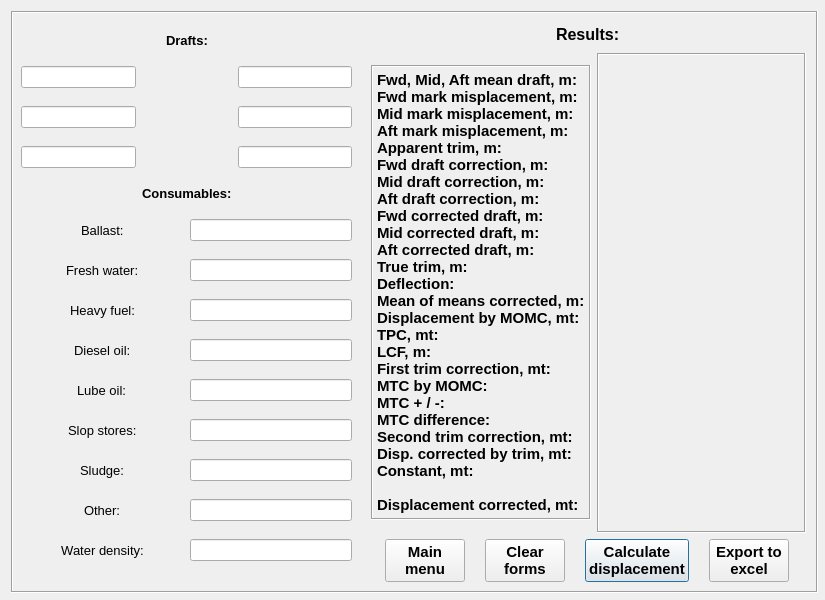
<?xml version="1.0" encoding="UTF-8"?>
<ui version="4.0">
 <class>Form</class>
 <widget class="QWidget" name="Form">
  <property name="geometry">
   <rect>
    <x>0</x>
    <y>0</y>
    <width>825</width>
    <height>600</height>
   </rect>
  </property>
  <property name="minimumSize">
   <size>
    <width>825</width>
    <height>600</height>
   </size>
  </property>
  <property name="windowTitle">
   <string>Draft survey HC Bea-Luna</string>
  </property>
  <layout class="QGridLayout" name="gridLayout_3">
   <item row="1" column="0">
    <spacer name="horizontalSpacer">
     <property name="orientation">
      <enum>Qt::Horizontal</enum>
     </property>
     <property name="sizeHint" stdset="0">
      <size>
       <width>40</width>
       <height>20</height>
      </size>
     </property>
    </spacer>
   </item>
   <item row="1" column="2">
    <widget class="QFrame" name="frame">
     <property name="minimumSize">
      <size>
       <width>807</width>
       <height>582</height>
      </size>
     </property>
     <property name="frameShape">
      <enum>QFrame::Box</enum>
     </property>
     <property name="frameShadow">
      <enum>QFrame::Sunken</enum>
     </property>
     <widget class="QWidget" name="layoutWidget">
      <property name="geometry">
       <rect>
        <x>10</x>
        <y>10</y>
        <width>331</width>
        <height>561</height>
       </rect>
      </property>
      <layout class="QGridLayout" name="gridLayout">
       <item row="10" column="0" colspan="2" alignment="Qt::AlignHCenter">
        <widget class="QLabel" name="slops_l">
         <property name="font">
          <font>
           <family>Tahoma</family>
           <pointsize>10</pointsize>
          </font>
         </property>
         <property name="text">
          <string>Slop stores:</string>
         </property>
        </widget>
       </item>
       <item row="2" column="0">
        <widget class="QLineEdit" name="M_ps_line">
         <property name="toolTip">
          <string>&lt;html&gt;&lt;head/&gt;&lt;body&gt;&lt;p align=&quot;center&quot;&gt;&lt;span style=&quot; font-family:'Consolas'; color:#6a8759;&quot;&gt;Applicable draft values only: 2 - 7.8&lt;/span&gt;&lt;/p&gt;&lt;/body&gt;&lt;/html&gt;</string>
         </property>
         <property name="alignment">
          <set>Qt::AlignCenter</set>
         </property>
        </widget>
       </item>
       <item row="8" column="2" colspan="2">
        <widget class="QLineEdit" name="mgo_f">
         <property name="alignment">
          <set>Qt::AlignCenter</set>
         </property>
        </widget>
       </item>
       <item row="9" column="0" colspan="2" alignment="Qt::AlignHCenter">
        <widget class="QLabel" name="lo_l">
         <property name="font">
          <font>
           <family>Tahoma</family>
           <pointsize>10</pointsize>
          </font>
         </property>
         <property name="text">
          <string>Lube oil:</string>
         </property>
        </widget>
       </item>
       <item row="8" column="0" colspan="2" alignment="Qt::AlignHCenter">
        <widget class="QLabel" name="mgo_l">
         <property name="font">
          <font>
           <family>Tahoma</family>
           <pointsize>10</pointsize>
          </font>
         </property>
         <property name="text">
          <string>Diesel oil:</string>
         </property>
        </widget>
       </item>
       <item row="10" column="2" colspan="2">
        <widget class="QLineEdit" name="slops_f">
         <property name="alignment">
          <set>Qt::AlignCenter</set>
         </property>
        </widget>
       </item>
       <item row="3" column="0">
        <widget class="QLineEdit" name="A_ps_line">
         <property name="toolTip">
          <string>&lt;html&gt;&lt;head/&gt;&lt;body&gt;&lt;p align=&quot;center&quot;&gt;&lt;span style=&quot; font-family:'Consolas'; color:#6a8759;&quot;&gt;Applicable draft values only: 2 - 7.8&lt;/span&gt;&lt;/p&gt;&lt;/body&gt;&lt;/html&gt;</string>
         </property>
         <property name="alignment">
          <set>Qt::AlignCenter</set>
         </property>
        </widget>
       </item>
       <item row="3" column="3">
        <widget class="QLineEdit" name="A_ss_line">
         <property name="toolTip">
          <string>&lt;html&gt;&lt;head/&gt;&lt;body&gt;&lt;p align=&quot;center&quot;&gt;&lt;span style=&quot; font-family:'Consolas'; color:#6a8759;&quot;&gt;Applicable draft values only: 2 - 7.8&lt;/span&gt;&lt;/p&gt;&lt;/body&gt;&lt;/html&gt;</string>
         </property>
         <property name="alignment">
          <set>Qt::AlignCenter</set>
         </property>
        </widget>
       </item>
       <item row="12" column="0" colspan="2" alignment="Qt::AlignHCenter">
        <widget class="QLabel" name="other_l">
         <property name="font">
          <font>
           <family>Tahoma</family>
           <pointsize>10</pointsize>
          </font>
         </property>
         <property name="text">
          <string>Other:</string>
         </property>
        </widget>
       </item>
       <item row="13" column="2" colspan="2">
        <widget class="QLineEdit" name="dens_f">
         <property name="alignment">
          <set>Qt::AlignCenter</set>
         </property>
        </widget>
       </item>
       <item row="12" column="2" colspan="2">
        <widget class="QLineEdit" name="other_f">
         <property name="alignment">
          <set>Qt::AlignCenter</set>
         </property>
        </widget>
       </item>
       <item row="7" column="0" colspan="2" alignment="Qt::AlignHCenter">
        <widget class="QLabel" name="hfo_l">
         <property name="font">
          <font>
           <family>Tahoma</family>
           <pointsize>10</pointsize>
          </font>
         </property>
         <property name="text">
          <string>Heavy fuel:</string>
         </property>
        </widget>
       </item>
       <item row="11" column="0" colspan="2" alignment="Qt::AlignHCenter">
        <widget class="QLabel" name="sludge_l">
         <property name="font">
          <font>
           <family>Tahoma</family>
           <pointsize>10</pointsize>
          </font>
         </property>
         <property name="text">
          <string>Sludge:</string>
         </property>
        </widget>
       </item>
       <item row="6" column="2" colspan="2">
        <widget class="QLineEdit" name="fw_f">
         <property name="alignment">
          <set>Qt::AlignCenter</set>
         </property>
        </widget>
       </item>
       <item row="9" column="2" colspan="2">
        <widget class="QLineEdit" name="lo_f">
         <property name="alignment">
          <set>Qt::AlignCenter</set>
         </property>
        </widget>
       </item>
       <item row="6" column="0" colspan="2" alignment="Qt::AlignHCenter">
        <widget class="QLabel" name="fw_l">
         <property name="font">
          <font>
           <family>Tahoma</family>
           <pointsize>10</pointsize>
          </font>
         </property>
         <property name="text">
          <string>Fresh water:</string>
         </property>
        </widget>
       </item>
       <item row="5" column="2" colspan="2">
        <widget class="QLineEdit" name="ballast_f">
         <property name="alignment">
          <set>Qt::AlignCenter</set>
         </property>
        </widget>
       </item>
       <item row="11" column="2" colspan="2">
        <widget class="QLineEdit" name="sludge_f">
         <property name="alignment">
          <set>Qt::AlignCenter</set>
         </property>
        </widget>
       </item>
       <item row="1" column="3">
        <widget class="QLineEdit" name="F_ss_line">
         <property name="sizePolicy">
          <sizepolicy hsizetype="Preferred" vsizetype="Fixed">
           <horstretch>0</horstretch>
           <verstretch>0</verstretch>
          </sizepolicy>
         </property>
         <property name="minimumSize">
          <size>
           <width>0</width>
           <height>0</height>
          </size>
         </property>
         <property name="toolTip">
          <string>&lt;html&gt;&lt;head/&gt;&lt;body&gt;&lt;pre align=&quot;center&quot; style=&quot; margin-top:12px; margin-bottom:12px; margin-left:0px; margin-right:0px; -qt-block-indent:0; text-indent:0px; background-color:#2b2b2b;&quot;&gt;&lt;span style=&quot; font-family:'Consolas'; color:#6a8759;&quot;&gt;Applicable draft values only: 2 - 7.8&lt;/span&gt;&lt;/pre&gt;&lt;/body&gt;&lt;/html&gt;</string>
         </property>
         <property name="alignment">
          <set>Qt::AlignCenter</set>
         </property>
        </widget>
       </item>
       <item row="4" column="1" colspan="2" alignment="Qt::AlignHCenter">
        <widget class="QLabel" name="label_stores">
         <property name="sizePolicy">
          <sizepolicy hsizetype="Preferred" vsizetype="Maximum">
           <horstretch>0</horstretch>
           <verstretch>0</verstretch>
          </sizepolicy>
         </property>
         <property name="font">
          <font>
           <family>Tahoma</family>
           <pointsize>10</pointsize>
           <weight>75</weight>
           <bold>true</bold>
          </font>
         </property>
         <property name="layoutDirection">
          <enum>Qt::LeftToRight</enum>
         </property>
         <property name="text">
          <string>Consumables:</string>
         </property>
         <property name="alignment">
          <set>Qt::AlignLeading|Qt::AlignLeft|Qt::AlignVCenter</set>
         </property>
        </widget>
       </item>
       <item row="5" column="0" colspan="2" alignment="Qt::AlignHCenter">
        <widget class="QLabel" name="ballast_l">
         <property name="font">
          <font>
           <family>Tahoma</family>
           <pointsize>10</pointsize>
          </font>
         </property>
         <property name="text">
          <string>Ballast:</string>
         </property>
        </widget>
       </item>
       <item row="0" column="1" colspan="2" alignment="Qt::AlignHCenter">
        <widget class="QLabel" name="drafts_label">
         <property name="sizePolicy">
          <sizepolicy hsizetype="Preferred" vsizetype="Maximum">
           <horstretch>0</horstretch>
           <verstretch>0</verstretch>
          </sizepolicy>
         </property>
         <property name="font">
          <font>
           <family>Tahoma</family>
           <pointsize>10</pointsize>
           <weight>75</weight>
           <bold>true</bold>
          </font>
         </property>
         <property name="midLineWidth">
          <number>1</number>
         </property>
         <property name="text">
          <string>Drafts:</string>
         </property>
        </widget>
       </item>
       <item row="7" column="2" colspan="2">
        <widget class="QLineEdit" name="hfo_f">
         <property name="alignment">
          <set>Qt::AlignCenter</set>
         </property>
        </widget>
       </item>
       <item row="1" column="0">
        <widget class="QLineEdit" name="F_ps_line">
         <property name="toolTip">
          <string>&lt;html&gt;&lt;head/&gt;&lt;body&gt;&lt;pre align=&quot;center&quot; style=&quot; margin-top:12px; margin-bottom:12px; margin-left:0px; margin-right:0px; -qt-block-indent:0; text-indent:0px; background-color:#2b2b2b;&quot;&gt;&lt;span style=&quot; font-family:'Consolas'; color:#6a8759;&quot;&gt;Applicable draft values only: 2 - 7.8&lt;/span&gt;&lt;/pre&gt;&lt;/body&gt;&lt;/html&gt;</string>
         </property>
         <property name="alignment">
          <set>Qt::AlignCenter</set>
         </property>
        </widget>
       </item>
       <item row="2" column="3">
        <widget class="QLineEdit" name="M_ss_line">
         <property name="toolTip">
          <string>&lt;html&gt;&lt;head/&gt;&lt;body&gt;&lt;p align=&quot;center&quot;&gt;&lt;span style=&quot; font-family:'Consolas'; color:#000000;&quot;&gt;Applicable draft values only: 2 - 7.8&lt;/span&gt;&lt;/p&gt;&lt;/body&gt;&lt;/html&gt;</string>
         </property>
         <property name="alignment">
          <set>Qt::AlignCenter</set>
         </property>
        </widget>
       </item>
       <item row="13" column="0" colspan="2">
        <widget class="QLabel" name="dens_l">
         <property name="font">
          <font>
           <family>Tahoma</family>
           <pointsize>10</pointsize>
          </font>
         </property>
         <property name="text">
          <string>Water density:</string>
         </property>
         <property name="alignment">
          <set>Qt::AlignCenter</set>
         </property>
        </widget>
       </item>
       <item row="1" column="1" rowspan="3" colspan="2">
        <widget class="QLabel" name="ship_lbl">
         <property name="text">
          <string/>
         </property>
         <property name="pixmap">
          <pixmap>img/ship_eng.jpg</pixmap>
         </property>
         <property name="scaledContents">
          <bool>true</bool>
         </property>
        </widget>
       </item>
      </layout>
     </widget>
     <widget class="QWidget" name="layoutWidget_2">
      <property name="geometry">
       <rect>
        <x>360</x>
        <y>10</y>
        <width>435</width>
        <height>561</height>
       </rect>
      </property>
      <layout class="QGridLayout" name="gridLayout_4">
       <item row="4" column="0" colspan="2">
        <layout class="QHBoxLayout" name="horizontalLayout_4">
         <item>
          <widget class="QPushButton" name="main_menu">
           <property name="sizePolicy">
            <sizepolicy hsizetype="Maximum" vsizetype="Maximum">
             <horstretch>0</horstretch>
             <verstretch>0</verstretch>
            </sizepolicy>
           </property>
           <property name="font">
            <font>
             <family>Tahoma</family>
             <pointsize>11</pointsize>
             <weight>75</weight>
             <bold>true</bold>
            </font>
           </property>
           <property name="text">
            <string>Main
menu</string>
           </property>
          </widget>
         </item>
         <item>
          <widget class="QPushButton" name="clear">
           <property name="sizePolicy">
            <sizepolicy hsizetype="Maximum" vsizetype="Maximum">
             <horstretch>0</horstretch>
             <verstretch>0</verstretch>
            </sizepolicy>
           </property>
           <property name="font">
            <font>
             <family>Tahoma</family>
             <pointsize>11</pointsize>
             <weight>75</weight>
             <bold>true</bold>
            </font>
           </property>
           <property name="text">
            <string>Clear
forms</string>
           </property>
          </widget>
         </item>
         <item>
          <widget class="QPushButton" name="countBtn">
           <property name="enabled">
            <bool>true</bool>
           </property>
           <property name="sizePolicy">
            <sizepolicy hsizetype="Fixed" vsizetype="Fixed">
             <horstretch>0</horstretch>
             <verstretch>0</verstretch>
            </sizepolicy>
           </property>
           <property name="font">
            <font>
             <family>Tahoma</family>
             <pointsize>11</pointsize>
             <weight>75</weight>
             <bold>true</bold>
            </font>
           </property>
           <property name="text">
            <string>Calculate
displacement</string>
           </property>
           <property name="autoDefault">
            <bool>true</bool>
           </property>
           <property name="default">
            <bool>true</bool>
           </property>
           <property name="flat">
            <bool>false</bool>
           </property>
          </widget>
         </item>
         <item>
          <widget class="QPushButton" name="export_2">
           <property name="sizePolicy">
            <sizepolicy hsizetype="Fixed" vsizetype="Fixed">
             <horstretch>0</horstretch>
             <verstretch>0</verstretch>
            </sizepolicy>
           </property>
           <property name="font">
            <font>
             <family>Tahoma</family>
             <pointsize>11</pointsize>
             <weight>75</weight>
             <bold>true</bold>
            </font>
           </property>
           <property name="text">
            <string>Export to 
excel</string>
           </property>
          </widget>
         </item>
        </layout>
       </item>
       <item row="1" column="1">
        <widget class="QLabel" name="result">
         <property name="sizePolicy">
          <sizepolicy hsizetype="MinimumExpanding" vsizetype="Fixed">
           <horstretch>0</horstretch>
           <verstretch>0</verstretch>
          </sizepolicy>
         </property>
         <property name="minimumSize">
          <size>
           <width>200</width>
           <height>480</height>
          </size>
         </property>
         <property name="font">
          <font>
           <family>Tahoma</family>
           <pointsize>11</pointsize>
           <weight>75</weight>
           <bold>true</bold>
          </font>
         </property>
         <property name="frameShape">
          <enum>QFrame::Box</enum>
         </property>
         <property name="frameShadow">
          <enum>QFrame::Sunken</enum>
         </property>
         <property name="text">
          <string/>
         </property>
         <property name="scaledContents">
          <bool>true</bool>
         </property>
         <property name="alignment">
          <set>Qt::AlignHCenter|Qt::AlignTop</set>
         </property>
        </widget>
       </item>
       <item row="0" column="0" colspan="2" alignment="Qt::AlignHCenter">
        <widget class="QLabel" name="result_l">
         <property name="font">
          <font>
           <family>Tahoma</family>
           <pointsize>12</pointsize>
           <weight>75</weight>
           <bold>true</bold>
          </font>
         </property>
         <property name="text">
          <string>Results:</string>
         </property>
        </widget>
       </item>
       <item row="1" column="0">
        <widget class="QLabel" name="result_lables">
         <property name="sizePolicy">
          <sizepolicy hsizetype="Maximum" vsizetype="Fixed">
           <horstretch>0</horstretch>
           <verstretch>0</verstretch>
          </sizepolicy>
         </property>
         <property name="font">
          <font>
           <family>Tahoma</family>
           <pointsize>11</pointsize>
           <weight>75</weight>
           <bold>true</bold>
          </font>
         </property>
         <property name="frameShape">
          <enum>QFrame::Box</enum>
         </property>
         <property name="frameShadow">
          <enum>QFrame::Sunken</enum>
         </property>
         <property name="text">
          <string>Fwd, Mid, Aft mean draft, m:
Fwd mark misplacement, m:
Mid mark misplacement, m:
Aft mark misplacement, m:
Apparent trim, m:
Fwd draft correction, m:
Mid draft correction, m:
Aft draft correction, m:
Fwd corrected draft, m:
Mid corrected draft, m:
Aft corrected draft, m:
True trim, m:
Deflection:
Mean of means corrected, m:
Displacement by MOMC, mt:
TPC, mt:
LCF, m:
First trim correction, mt:
MTC by MOMC:
MTC + / -:
MTC difference:  
Second trim correction, mt:
Disp. corrected by trim, mt: 
Constant, mt:

Displacement corrected, mt:</string>
         </property>
         <property name="alignment">
          <set>Qt::AlignLeading|Qt::AlignLeft|Qt::AlignTop</set>
         </property>
        </widget>
       </item>
      </layout>
     </widget>
    </widget>
   </item>
   <item row="0" column="2">
    <spacer name="verticalSpacer">
     <property name="orientation">
      <enum>Qt::Vertical</enum>
     </property>
     <property name="sizeHint" stdset="0">
      <size>
       <width>20</width>
       <height>40</height>
      </size>
     </property>
    </spacer>
   </item>
   <item row="1" column="3">
    <spacer name="horizontalSpacer_2">
     <property name="orientation">
      <enum>Qt::Horizontal</enum>
     </property>
     <property name="sizeHint" stdset="0">
      <size>
       <width>40</width>
       <height>20</height>
      </size>
     </property>
    </spacer>
   </item>
   <item row="2" column="2">
    <spacer name="verticalSpacer_2">
     <property name="orientation">
      <enum>Qt::Vertical</enum>
     </property>
     <property name="sizeHint" stdset="0">
      <size>
       <width>20</width>
       <height>40</height>
      </size>
     </property>
    </spacer>
   </item>
  </layout>
 </widget>
 <tabstops>
  <tabstop>F_ps_line</tabstop>
  <tabstop>F_ss_line</tabstop>
  <tabstop>M_ps_line</tabstop>
  <tabstop>M_ss_line</tabstop>
  <tabstop>A_ps_line</tabstop>
  <tabstop>A_ss_line</tabstop>
  <tabstop>ballast_f</tabstop>
  <tabstop>fw_f</tabstop>
  <tabstop>hfo_f</tabstop>
  <tabstop>mgo_f</tabstop>
  <tabstop>lo_f</tabstop>
  <tabstop>slops_f</tabstop>
  <tabstop>sludge_f</tabstop>
  <tabstop>other_f</tabstop>
  <tabstop>dens_f</tabstop>
  <tabstop>countBtn</tabstop>
  <tabstop>main_menu</tabstop>
  <tabstop>clear</tabstop>
  <tabstop>export_2</tabstop>
 </tabstops>
 <resources/>
 <connections/>
</ui>
